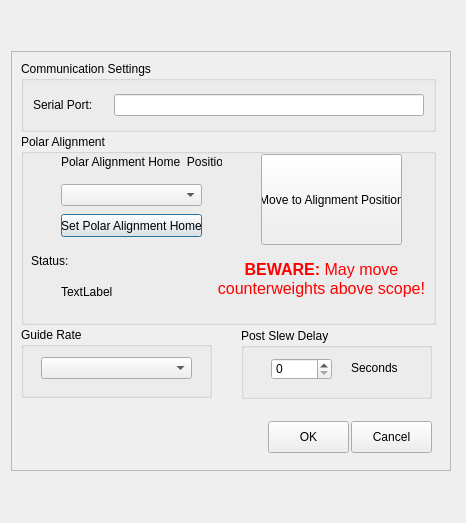
<?xml version="1.0" encoding="UTF-8"?>
<ui version="4.0">
 <class>X2Mount</class>
 <widget class="QDialog" name="X2Mount">
  <property name="geometry">
   <rect>
    <x>0</x>
    <y>0</y>
    <width>466</width>
    <height>523</height>
   </rect>
  </property>
  <property name="sizePolicy">
   <sizepolicy hsizetype="Fixed" vsizetype="Fixed">
    <horstretch>0</horstretch>
    <verstretch>0</verstretch>
   </sizepolicy>
  </property>
  <property name="windowTitle">
   <string>Setup Skywatcher</string>
  </property>
  <layout class="QVBoxLayout" name="verticalLayout_6">
   <item>
    <widget class="X2Form" name="X2Form">
     <property name="enabled">
      <bool>true</bool>
     </property>
     <property name="sizePolicy">
      <sizepolicy hsizetype="Fixed" vsizetype="Fixed">
       <horstretch>0</horstretch>
       <verstretch>0</verstretch>
      </sizepolicy>
     </property>
     <property name="minimumSize">
      <size>
       <width>440</width>
       <height>420</height>
      </size>
     </property>
     <property name="maximumSize">
      <size>
       <width>426</width>
       <height>420</height>
      </size>
     </property>
     <property name="frameShape">
      <enum>QFrame::StyledPanel</enum>
     </property>
     <property name="frameShadow">
      <enum>QFrame::Raised</enum>
     </property>
     <widget class="QGroupBox" name="groupBox">
      <property name="geometry">
       <rect>
        <x>10</x>
        <y>10</y>
        <width>415</width>
        <height>71</height>
       </rect>
      </property>
      <property name="sizePolicy">
       <sizepolicy hsizetype="Preferred" vsizetype="Fixed">
        <horstretch>0</horstretch>
        <verstretch>0</verstretch>
       </sizepolicy>
      </property>
      <property name="title">
       <string>Communication Settings</string>
      </property>
      <layout class="QHBoxLayout" name="horizontalLayout">
       <item>
        <widget class="QLabel" name="label_8">
         <property name="sizePolicy">
          <sizepolicy hsizetype="Minimum" vsizetype="Preferred">
           <horstretch>0</horstretch>
           <verstretch>0</verstretch>
          </sizepolicy>
         </property>
         <property name="minimumSize">
          <size>
           <width>75</width>
           <height>0</height>
          </size>
         </property>
         <property name="maximumSize">
          <size>
           <width>25</width>
           <height>16777215</height>
          </size>
         </property>
         <property name="text">
          <string>Serial Port:</string>
         </property>
        </widget>
       </item>
       <item>
        <widget class="QLineEdit" name="lineEdit">
         <property name="toolTip">
          <string>&lt;!DOCTYPE HTML PUBLIC &quot;-//W3C//DTD HTML 4.0//EN&quot; &quot;http://www.w3.org/TR/REC-html40/strict.dtd&quot;&gt;
&lt;html&gt;&lt;head&gt;&lt;meta name=&quot;qrichtext&quot; content=&quot;1&quot; /&gt;&lt;style type=&quot;text/css&quot;&gt;
p, li { white-space: pre-wrap; }
&lt;/style&gt;&lt;/head&gt;&lt;body style=&quot; font-family:'MS Shell Dlg 2'; font-size:8.25pt; font-weight:400; font-style:normal;&quot;&gt;
&lt;p style=&quot; margin-top:0px; margin-bottom:0px; margin-left:0px; margin-right:0px; -qt-block-indent:0; text-indent:0px;&quot;&gt;&lt;span style=&quot; font-size:8pt;&quot;&gt;Enter the name of the port. On Windows, this will be a COM port e.g. COM3. You can use&lt;/span&gt;&lt;/p&gt;
&lt;p style=&quot; margin-top:0px; margin-bottom:0px; margin-left:0px; margin-right:0px; -qt-block-indent:0; text-indent:0px;&quot;&gt;&lt;span style=&quot; font-size:8pt;&quot;&gt; e.g. a Software Bisque mount com port chooser to find this out if you don't know, or the &lt;/span&gt;&lt;/p&gt;
&lt;p style=&quot; margin-top:0px; margin-bottom:0px; margin-left:0px; margin-right:0px; -qt-block-indent:0; text-indent:0px;&quot;&gt;&lt;span style=&quot; font-size:8pt;&quot;&gt;EQMOD ascom driver (likely to be a better choice than this simplified version).&lt;/span&gt;&lt;/p&gt;
&lt;p style=&quot;-qt-paragraph-type:empty; margin-top:0px; margin-bottom:0px; margin-left:0px; margin-right:0px; -qt-block-indent:0; text-indent:0px; font-size:8pt;&quot;&gt;&lt;/p&gt;
&lt;p style=&quot; margin-top:0px; margin-bottom:0px; margin-left:0px; margin-right:0px; -qt-block-indent:0; text-indent:0px;&quot;&gt;&lt;span style=&quot; font-size:8pt;&quot;&gt;On the PI, enter the name of the port e.g. /dev/ttyusb0.&lt;/span&gt;&lt;/p&gt;
&lt;p style=&quot;-qt-paragraph-type:empty; margin-top:0px; margin-bottom:0px; margin-left:0px; margin-right:0px; -qt-block-indent:0; text-indent:0px; font-size:8pt;&quot;&gt;&lt;/p&gt;
&lt;p style=&quot; margin-top:0px; margin-bottom:0px; margin-left:0px; margin-right:0px; -qt-block-indent:0; text-indent:0px;&quot;&gt;&lt;span style=&quot; font-size:8pt;&quot;&gt;It is straightforward to map the USB connection to a more user friendly name - try this site for instructions:&lt;/span&gt;&lt;/p&gt;
&lt;p style=&quot;-qt-paragraph-type:empty; margin-top:0px; margin-bottom:0px; margin-left:0px; margin-right:0px; -qt-block-indent:0; text-indent:0px; font-size:8pt;&quot;&gt;&lt;/p&gt;
&lt;p style=&quot; margin-top:0px; margin-bottom:0px; margin-left:0px; margin-right:0px; -qt-block-indent:0; text-indent:0px;&quot;&gt;&lt;span style=&quot; font-size:8pt;&quot;&gt;http://indilib.org/support/tutorials/157-persistent-serial-port-mapping.html&lt;/span&gt;&lt;/p&gt;&lt;/body&gt;&lt;/html&gt;</string>
         </property>
         <property name="text">
          <string/>
         </property>
        </widget>
       </item>
      </layout>
     </widget>
     <widget class="QWidget" name="widget_5" native="true">
      <property name="geometry">
       <rect>
        <x>13</x>
        <y>512</y>
        <width>24</width>
        <height>24</height>
       </rect>
      </property>
      <property name="sizePolicy">
       <sizepolicy hsizetype="Fixed" vsizetype="Fixed">
        <horstretch>0</horstretch>
        <verstretch>0</verstretch>
       </sizepolicy>
      </property>
      <layout class="QHBoxLayout" name="horizontalLayout_6"/>
     </widget>
     <widget class="QGroupBox" name="groupBox_4">
      <property name="geometry">
       <rect>
        <x>10</x>
        <y>83</y>
        <width>415</width>
        <height>191</height>
       </rect>
      </property>
      <property name="maximumSize">
       <size>
        <width>415</width>
        <height>16777215</height>
       </size>
      </property>
      <property name="title">
       <string>Polar Alignment</string>
      </property>
      <widget class="QPushButton" name="pushButton">
       <property name="geometry">
        <rect>
         <x>40</x>
         <y>80</y>
         <width>141</width>
         <height>23</height>
        </rect>
       </property>
       <property name="toolTip">
        <string>&lt;!DOCTYPE HTML PUBLIC &quot;-//W3C//DTD HTML 4.0//EN&quot; &quot;http://www.w3.org/TR/REC-html40/strict.dtd&quot;&gt;
&lt;html&gt;&lt;head&gt;&lt;meta name=&quot;qrichtext&quot; content=&quot;1&quot; /&gt;&lt;style type=&quot;text/css&quot;&gt;
p, li { white-space: pre-wrap; }
&lt;/style&gt;&lt;/head&gt;&lt;body style=&quot; font-family:'MS Shell Dlg 2'; font-size:8.25pt; font-weight:400; font-style:normal;&quot;&gt;
&lt;p style=&quot; margin-top:0px; margin-bottom:0px; margin-left:0px; margin-right:0px; -qt-block-indent:0; text-indent:0px;&quot;&gt;&lt;span style=&quot; font-size:8pt;&quot;&gt;Use the drop down list above to choose 3,6,9,12 o'clock as home location of scope. Starting from the normal Skywatcher home location, use the slew tools to move the RA axis so that the polaris bubble is in this location, and the DEC axis so that the hole in the DEC axis allows the polar scope a clear view of the sky (either due east or due west, whichever is best for your set up).&lt;/span&gt;&lt;/p&gt;
&lt;p style=&quot;-qt-paragraph-type:empty; margin-top:0px; margin-bottom:0px; margin-left:0px; margin-right:0px; -qt-block-indent:0; text-indent:0px; font-size:8pt;&quot;&gt;&lt;/p&gt;
&lt;p style=&quot; margin-top:0px; margin-bottom:0px; margin-left:0px; margin-right:0px; -qt-block-indent:0; text-indent:0px;&quot;&gt;&lt;span style=&quot; font-size:8pt;&quot;&gt;Once the scope is in position, click the &quot;Set Polar Alignment Home&quot; button. This should only need to be done once, provided you can accurately set your normal home position (counterweights down, pointing due North or South depending on hemisphere).&lt;/span&gt;&lt;/p&gt;&lt;/body&gt;&lt;/html&gt;</string>
       </property>
       <property name="text">
        <string>Set Polar Alignment Home</string>
       </property>
      </widget>
      <widget class="QPushButton" name="pushButton_2">
       <property name="geometry">
        <rect>
         <x>240</x>
         <y>20</y>
         <width>141</width>
         <height>91</height>
        </rect>
       </property>
       <property name="toolTip">
        <string>Slews scope so that reticule is in the correct position for polar alignment and axis is clear.
Requires home position to have been set previously.</string>
       </property>
       <property name="text">
        <string>Move to Alignment Position</string>
       </property>
      </widget>
      <widget class="QComboBox" name="comboBox">
       <property name="geometry">
        <rect>
         <x>40</x>
         <y>50</y>
         <width>141</width>
         <height>22</height>
        </rect>
       </property>
       <property name="toolTip">
        <string>Choose 3,6,9,12 o'clock as home location of scope. Use slew tools to move the RA axis so that the polaris bubble is in this location, and the DEC axis so that the hole in the DEC axis allows the polar scope a clear view of the sky (either due east or due west, whichever is best for your set up).</string>
       </property>
      </widget>
      <widget class="QLabel" name="label">
       <property name="geometry">
        <rect>
         <x>40</x>
         <y>20</y>
         <width>161</width>
         <height>16</height>
        </rect>
       </property>
       <property name="text">
        <string>Polar Alignment Home  Position</string>
       </property>
      </widget>
      <widget class="QLabel" name="label_2">
       <property name="geometry">
        <rect>
         <x>190</x>
         <y>120</y>
         <width>221</width>
         <height>51</height>
        </rect>
       </property>
       <property name="text">
        <string>&lt;!DOCTYPE HTML PUBLIC &quot;-//W3C//DTD HTML 4.0//EN&quot; &quot;http://www.w3.org/TR/REC-html40/strict.dtd&quot;&gt;
&lt;html&gt;&lt;head&gt;&lt;meta name=&quot;qrichtext&quot; content=&quot;1&quot; /&gt;&lt;style type=&quot;text/css&quot;&gt;
p, li { white-space: pre-wrap; }
&lt;/style&gt;&lt;/head&gt;&lt;body style=&quot; font-family:'MS Shell Dlg 2'; font-size:8.25pt; font-weight:400; font-style:normal;&quot;&gt;
&lt;p align=&quot;center&quot; style=&quot; margin-top:0px; margin-bottom:0px; margin-left:0px; margin-right:0px; -qt-block-indent:0; text-indent:0px;&quot;&gt;&lt;span style=&quot; font-size:12pt; font-weight:600; color:#ff0000;&quot;&gt;BEWARE:&lt;/span&gt;&lt;span style=&quot; font-size:12pt; color:#ff0000;&quot;&gt; May move&lt;/span&gt;&lt;/p&gt;
&lt;p align=&quot;center&quot; style=&quot; margin-top:0px; margin-bottom:0px; margin-left:0px; margin-right:0px; -qt-block-indent:0; text-indent:0px;&quot;&gt;&lt;span style=&quot; font-size:12pt; color:#ff0000;&quot;&gt;counterweights above scope!&lt;/span&gt;&lt;/p&gt;&lt;/body&gt;&lt;/html&gt;</string>
       </property>
      </widget>
      <widget class="QLabel" name="label_3">
       <property name="geometry">
        <rect>
         <x>10</x>
         <y>120</y>
         <width>47</width>
         <height>13</height>
        </rect>
       </property>
       <property name="text">
        <string>Status:</string>
       </property>
      </widget>
      <widget class="QLabel" name="label_4">
       <property name="geometry">
        <rect>
         <x>40</x>
         <y>150</y>
         <width>141</width>
         <height>16</height>
        </rect>
       </property>
       <property name="text">
        <string>TextLabel</string>
       </property>
      </widget>
     </widget>
     <widget class="QPushButton" name="pushButtonOK">
      <property name="geometry">
       <rect>
        <x>257</x>
        <y>370</y>
        <width>81</width>
        <height>32</height>
       </rect>
      </property>
      <property name="text">
       <string>OK</string>
      </property>
     </widget>
     <widget class="QPushButton" name="pushButtonCancel">
      <property name="geometry">
       <rect>
        <x>340</x>
        <y>370</y>
        <width>81</width>
        <height>32</height>
       </rect>
      </property>
      <property name="text">
       <string>Cancel</string>
      </property>
     </widget>
     <widget class="QGroupBox" name="groupBox_2">
      <property name="geometry">
       <rect>
        <x>10</x>
        <y>276</y>
        <width>191</width>
        <height>71</height>
       </rect>
      </property>
      <property name="title">
       <string>Guide Rate</string>
      </property>
      <widget class="QComboBox" name="comboBox_2">
       <property name="geometry">
        <rect>
         <x>20</x>
         <y>30</y>
         <width>151</width>
         <height>22</height>
        </rect>
       </property>
      </widget>
     </widget>
     <widget class="QGroupBox" name="groupBox_3">
      <property name="geometry">
       <rect>
        <x>230</x>
        <y>277</y>
        <width>191</width>
        <height>71</height>
       </rect>
      </property>
      <property name="title">
       <string>Post Slew Delay</string>
      </property>
      <widget class="QSpinBox" name="spinBox">
       <property name="geometry">
        <rect>
         <x>30</x>
         <y>30</y>
         <width>61</width>
         <height>22</height>
        </rect>
       </property>
      </widget>
      <widget class="QLabel" name="label_5">
       <property name="geometry">
        <rect>
         <x>110</x>
         <y>33</y>
         <width>47</width>
         <height>13</height>
        </rect>
       </property>
       <property name="text">
        <string>Seconds</string>
       </property>
      </widget>
     </widget>
    </widget>
   </item>
  </layout>
 </widget>
 <customwidgets>
  <customwidget>
   <class>X2Form</class>
   <extends>QFrame</extends>
   <header>x2form.h</header>
   <container>1</container>
  </customwidget>
 </customwidgets>
 <resources/>
 <connections/>
</ui>
